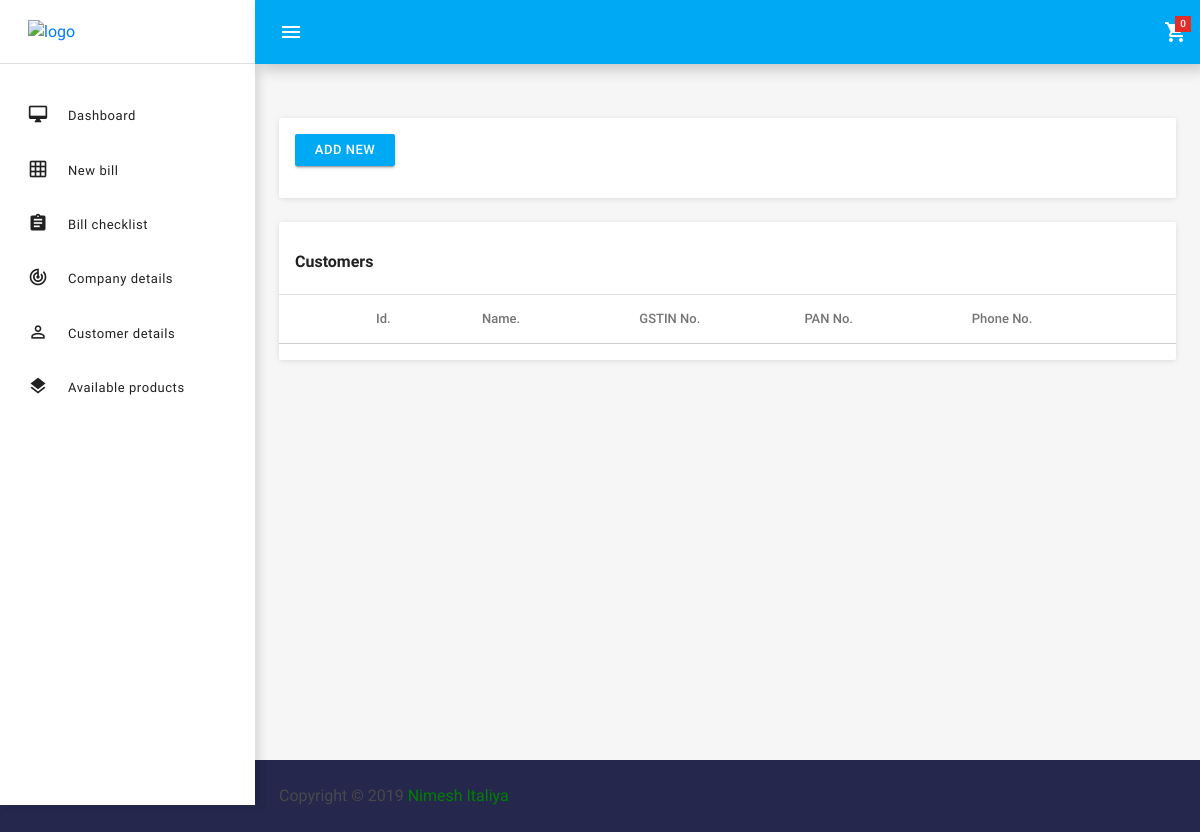
Before: /pages/forms/customer-forms.php with the older database file.
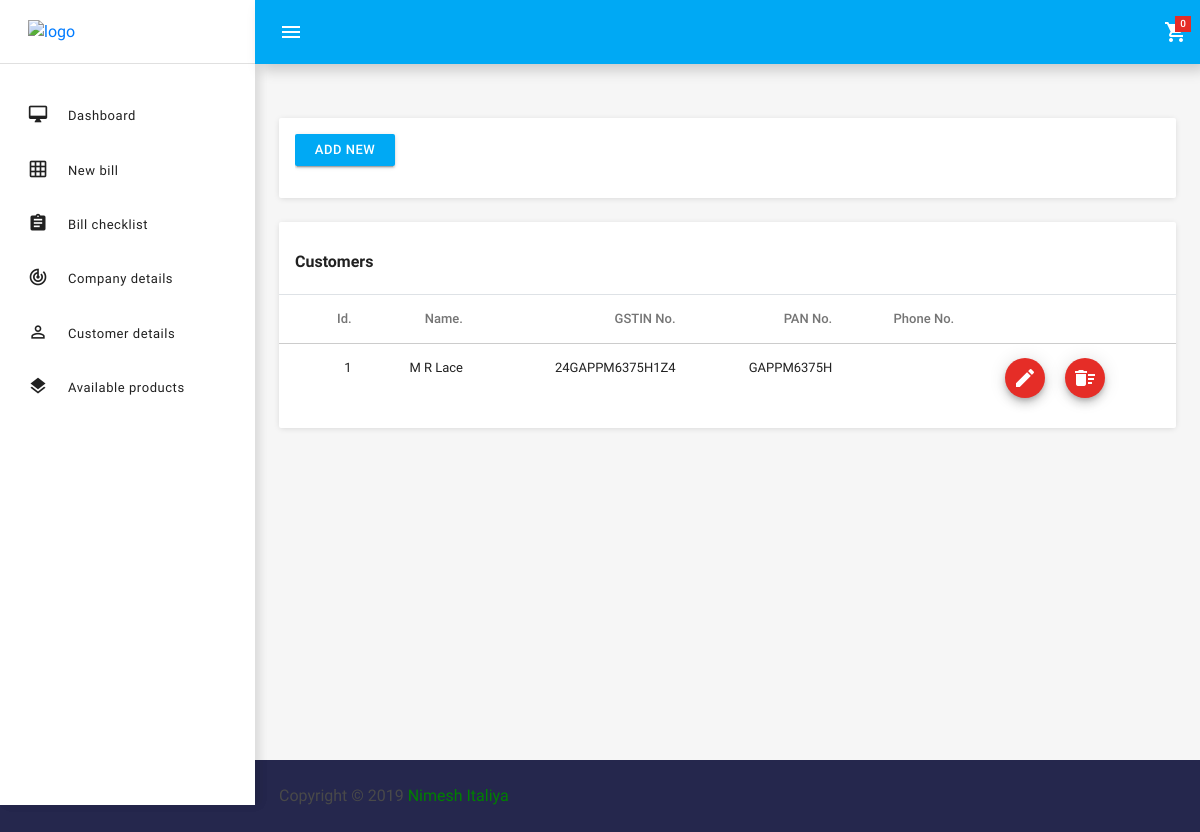
After: the same page with the newer database file.
### tables this page shows
CREATE TABLE IF NOT EXISTS `customers` (
  `cust_id` int(10) NOT NULL AUTO_INCREMENT,
  `name` varchar(50) DEFAULT NULL,
  `address` varchar(100) DEFAULT NULL,
  `phone_no` varchar(20) DEFAULT NULL,
  `gstin_no` varchar(20) DEFAULT NULL,
  `pan_no` varchar(20) DEFAULT NULL,
  `place_of_supply` varchar(20) DEFAULT NULL,
  PRIMARY KEY (`cust_id`)
);

### pages/forms/customer-forms.php (the view, shortened to what this page needs)
<!DOCTYPE html>
<html lang="en">
<head>
    <link rel="stylesheet" type="text/css" href="../../css/bootstrap.min.css">
    <link rel="stylesheet" href="../../css/login_form.css">
    <link rel="stylesheet" href="../../node_modules/mdi/css/materialdesignicons.min.css">
    <link rel="stylesheet" href="../../css/style.css">
</head>
<body>
    <div class="body-wrapper">
        <aside class="mdc-persistent-drawer mdc-persistent-drawer--open">
            <nav class="mdc-persistent-drawer__drawer">
                <div class="mdc-persistent-drawer__toolbar-spacer">
                    <a href="../../dashboard.php" style="text-decoration: none;" class="brand-logo">
                        <img src="../../images/logo.png" alt="logo">
                    </a>
                </div>
                <div class="mdc-list-group">
                    <nav class="mdc-list mdc-drawer-menu" style="max-height: none; padding-bottom: 153%;">
                        <div class="mdc-list-item mdc-drawer-item">
                            <a class="mdc-drawer-link" href="../../index.php">
                                <i class="material-icons mdc-list-item__start-detail mdc-drawer-item-icon"
                                    aria-hidden="true">desktop_mac</i>
                                Dashboard
                            </a>
                        </div>
                        <div class="mdc-list-item mdc-drawer-item">
                            <a class="mdc-drawer-link" href="product-list.php">
                                <i class="material-icons mdc-list-item__start-detail mdc-drawer-item-icon"
                                    aria-hidden="true">grid_on</i>
                                New bill
                            </a>
                        </div>
                        <div class="mdc-list-item mdc-drawer-item">
                            <a class="mdc-drawer-link" href="bill-checklist.php">
                                <i class="material-icons mdc-list-item__start-detail mdc-drawer-item-icon"
                                    aria-hidden="true">assignment</i>
                                Bill checklist
                            </a>
                        </div>
                        <div class="mdc-list-item mdc-drawer-item">
                            <a class="mdc-drawer-link" href="basic-forms.php">
                                <i class="material-icons mdc-list-item__start-detail mdc-drawer-item-icon"
                                    aria-hidden="true">track_changes</i>
                                Company details
                            </a>
                        </div>
                        <div class="mdc-list-item mdc-drawer-item">
                            <a class="mdc-drawer-link" href="customer-forms.php">
                                <i class="material-icons mdc-list-item__start-detail mdc-drawer-item-icon"
                                    aria-hidden="true">person_outline</i>
                                Customer details
                            </a>
                        </div>
                        <div class="mdc-list-item mdc-drawer-item">
                            <a class="mdc-drawer-link" href="product-forms.php">
                                <i class="material-icons mdc-list-item__start-detail mdc-drawer-item-icon"
                                    aria-hidden="true">layers</i>
                                Available products
                            </a>
                        </div>
                    </nav>
                </div>
            </nav>
        </aside>
        <header class="mdc-toolbar mdc-elevation--z4 mdc-toolbar--fixed">
            <div class="mdc-toolbar__row">
                <section class="mdc-toolbar__section mdc-toolbar__section--align-start">
                    <a href="#" class="menu-toggler material-icons mdc-toolbar__menu-icon">menu</a>
                </section>
                <section class="mdc-toolbar__section mdc-toolbar__section--align-end" role="toolbar">
                    <div class="mdc-menu-anchor">
                        <a href="selected-product-list.php" style="text-decoration: none;"
                            class="mdc-toolbar__icon toggle mdc-ripple-surface" data-mdc-auto-init="MDCRipple">
                            <i class="material-icons">shopping_cart</i>
                            <span class="dropdown-count" id="span_quantity">
                                <?php
		                include ("../../DBconfig.php");
		                $user_name = "admin";
		                $sql = "SELECT COUNT(id) count FROM bill_data WHERE username = '$user_name';";
		                $result = mysqli_query($conn, $sql);
		                if (mysqli_num_rows($result) > 0) {
		                    $row = mysqli_fetch_assoc($result);
		                    echo $row["count"];
		                }else {
		                    echo "0";
		                }
		                ?>
                            </span>
                        </a>
                    </div>
                </section>
            </div>
        </header>
        <div class="page-wrapper mdc-toolbar-fixed-adjust">
            <main class="content-wrapper">
                <div class="mdc-layout-grid">
                    <div class="mdc-layout-grid__inner">
                        <div class="mdc-layout-grid__cell stretch-card mdc-layout-grid__cell--span-12">
                            <div class="mdc-card">
                                <section class="mdc-card__supporting-text">
                                    <div class="mdc-layout-grid__inner">
                                        <div class="mdc-layout-grid__cell mdc-layout-grid__cell--span-2-desktop">
                                            <div id="demo-tf-box-wrapper">
                                                <a href="mod_customer.php" style="text-decoration:none; color:black;">
                                                    <div class="mdc-list-item mdc-drawer-item purchase-link">
                                                        <input type="submit" style="width: 100px;" value="add new"
                                                            class="mdc-button mdc-button--raised mdc-button--dense mdc-drawer-link"
                                                            data-mdc-auto-init="MDCRipple">
                                                    </div>
                                                </a>
                                            </div>
                                        </div>
                                    </div>
                                </section>
                            </div>
                        </div>
                        <div class="mdc-layout-grid__cell stretch-card mdc-layout-grid__cell--span-12">
                            <div class="mdc-card">
                                <section class="mdc-card__primary">
                                    <h1 class="mdc-card__title mdc-card__title--large">Customers</h1>
                                </section>
                                <div class="template-demo">
                                    <table class="table table-hoverable">
                                        <thead>
                                            <tr>
                                                <th>Id.</th>
                                                <th>Name.</th>
                                                <th>GSTIN No.</th>
                                                <th>PAN No.</th>
                                                <th>Phone No.</th>
                                                <th></th>
                                                <th></th>
                                            </tr>
                                        </thead>
                                        <tbody>
                                            <?php
					                            include ("../../DBconfig.php");
					                            $sql = "SELECT * FROM customers;";
					                            $result = mysqli_query($conn, $sql);
					                            if (mysqli_num_rows($result) > 0)
					                                while($row = mysqli_fetch_assoc($result)){
					                                    echo "<tr>" .
					                                        " <td>$row[cust_id]</td>" .
					                                        " <td>$row[name]</td>" .
					                                        " <td>$row[gstin_no]</td>" .
					                                        " <td>$row[pan_no]</td>" .
					                                        " <td>$row[phone_no]</td>"?>
                                            <td style="text-align: right;">
                                                <a href="mod_customer.php?cust_id=<?php echo $row['cust_id']?>">
                                                    <button class="mdc-fab mdc-fab--mini material-icons">
                                                        <i class="material-icons">create</i>
                                                    </button>
                                                </a>
                                            </td>
                                            <td style="text-align: left;">
                                                <a
                                                    href="../../DBOperation.php?cust_id=<?php echo $row['cust_id']?>&log4=1">
                                                    <button class="mdc-fab mdc-fab--mini material-icons"
                                                        data-mdc-auto-init="MDCRipple">
                                                        <i class="material-icons">delete_sweep</i>
                                                    </button>
                                                </a>
                                            </td>
                                            <?php
					                                        echo "</tr>";
					                                    }
					                        ?>
                                        </tbody>
                                    </table>
                                </div>
                            </div>
                        </div>
                    </div>
                </div>
            </main>
            <?php include("../../partials/_footer.php"); ?>
        </div>
    </div>
</body>
</html>

### partials/_footer.php
<footer>
    <div class="mdc-layout-grid">
        <div class="mdc-layout-grid__inner">
            <div class="mdc-layout-grid__cell stretch-card mdc-layout-grid__cell--span-6">
                <span class="text-muted">Copyright © 2019 <a class="text-green" href="#">Nimesh Italiya</a></span>
            </div>
        </div>
    </div>
</footer>

### css/login_form.css (style rules this page uses)
body { background-color: #25274d; }

Changed rows visible on the page:
added customers: cust_id "1", name "M R Lace", gstin_no "24GAPPM6375H1Z4", pan_no "GAPPM6375H"
